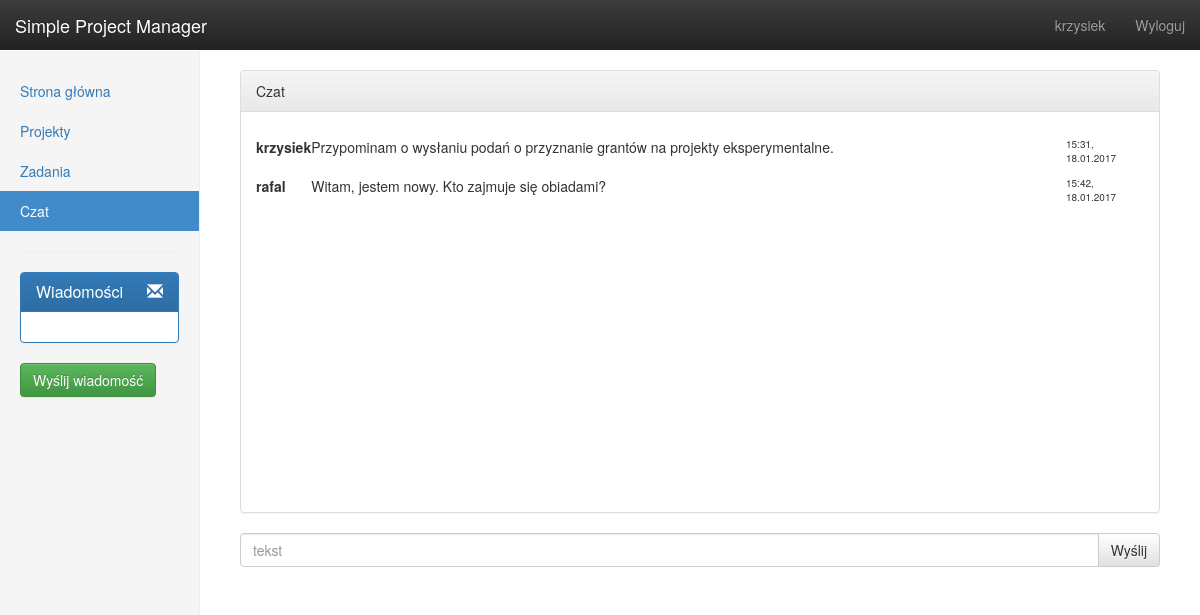
The app's page /czat/ (signed in) with its own data.
### shoutbox/models.py (models this page shows)
class ChatMessage(models.Model):
    user = models.ForeignKey(User, on_delete=models.CASCADE, verbose_name="Nadawca")
    message = models.TextField(verbose_name="treść")
    timestamp = models.DateTimeField(verbose_name="Data utworzenia", default=timezone.now)

### shoutbox/views.py (the view)
@login_required(login_url='/login/')
def index(request):
    msgs = ChatMessage.objects.filter(timestamp__gte=datetime.now()-timedelta(days=1))
    data = {
            'user': request.user,
            'messages': msgs
    }
    return render(request, 'shoutbox/czat.html', data)

### proman/context_processors.py (called while the page is built)
def messages(request):
    user = request.user
    if not user.is_authenticated:  # login_app try to load this context proccesor. Dont know why..
        msgs = ""
    else:
        msgs = Inbox.get_unread_messages(user).order_by('-sent_at')[:4]  # take 4 last messages
    return {'msgs': msgs}

### shoutbox/templates/shoutbox/czat.html (shortened to what this page needs)
{% extends 'proman/base.html' %}
{% block projects %}
    <div class="panel panel-default">
        <div id="chat_div" class="panel-heading">Czat</div>
        <div class="panel-body" style="height: 400px; overflow-y: auto">
            <table id="chat" class="chat_table">
                    {% for message in messages %}
                        <tr class="chat_tr">
                            <td class='chat_td_user'>{{ message.user }}</td>
                            <td class='chat_td_message'>{{ message.message }}</td>
                            <td class='chat_td_timestamp'>{{ message.timestamp|date:"H:i, d.m.Y" }}</td>
                        </tr>
                    {% endfor %}
            </table>
        </div>
    </div>
   <form id="chatform">
        <div class="input-group" style="width: 100%">
            <input id="message" type="text" class="form-control" placeholder="tekst">
            <span class="input-group-btn">
                <button class="btn btn-default" type="submit" id="go">Wyślij</button>
            </span>
        </div>
    </form>
{% endblock %}

### proman/templates/proman/base.html (shortened to what this page needs)
<!DOCTYPE html>
<html lang="pl-PL">
<head>
    <link rel="stylesheet" href="https://maxcdn.bootstrapcdn.com/bootstrap/3.3.7/css/bootstrap.min.css">
    <link rel="stylesheet" href="https://maxcdn.bootstrapcdn.com/bootstrap/3.3.7/css/bootstrap-theme.min.css">
    {% load static %}
    <link href="{% static 'proman/css/dashboard.css' %}" rel="stylesheet">
</head>
<body>
    <nav class="navbar navbar-inverse navbar-fixed-top">
        <div class="container-fluid">
            <div class="navbar-header">
                <a class="navbar-brand" href="#">Simple Project Manager</a>
            </div>
            <div id="navbar" class="navbar-collapse collapse">
              <ul class="nav navbar-nav navbar-right">
                <li><a href="{% url 'proman:user_profile' request.user.id %}">
                    {{ request.user }}
                </a></li>
                <li><a href="/login/logout/">Wyloguj</a></li>
              </ul>
            </div>
        </div>
    </nav>
    <div class="container-fluid">
          <div class="row">
              <div class="col-sm-3 col-md-2 sidebar">
                  <ul class="nav nav-sidebar">
                        {% if request.get_full_path == "/" %}<li class="active">{% else %}<li>{% endif %}
                            <a href="{% url 'proman:index' %}">Strona główna<span class="sr-only">(current)</span></a></li>
                        {% if request.get_full_path == "/projekty/" %}<li class="active">{% else %}<li>{% endif %}
                            <a href="{% url 'proman:projects' %}">Projekty</a></li>
                        {% if request.get_full_path == "/zadania/" %}<li class="active">{% else %}<li>{% endif %}
                            <a href="{% url 'proman:tasks' %}">Zadania</a></li>
                        {% if request.get_full_path == "/czat/" %}<li class="active">{% else %}<li>{% endif %}
                            <a href="{% url 'shoutbox:index' %}">Czat</a></li>
                  </ul>
              <hr>
              <div class="panel panel-primary">
                  <div class="panel-heading">
                      <h3 class="panel-title">
                          <a href="{% url 'proman:message_show' %}">
                            Wiadomości  <span class="glyphicon glyphicon-envelope" style="float: right" aria-hidden="true"></span>
                          </a>
                      </h3>
                  </div>
                  <div class="panel-body">
                  </div>
              </div>
                  <a class="btn btn-success" href="{% url 'proman:message_send' %}">Wyślij wiadomość</a>
              </div>
              <div class="col-sm-9 col-sm-offset-3 col-md-10 col-md-offset-2 main">
                  <div class="table-responsive">
                        {% block projects %}
                        {% endblock %}
                  </div>
              </div>
          </div>
    </div>
</body>
</html>

### proman/static/proman/css/dashboard.css (style rules this page uses)
body { padding-top: 50px; }
.navbar-fixed-top { border: 0; }
.sidebar { display: none; }
@media (min-width: 768px) { .sidebar { position: fixed; top: 51px; bottom: 0; left: 0; z-index: 1000; display: block; padding: 20px; overflow-x: hidden; overflow-y: auto; background-color: #f5f5f5; border-right: 1px solid #eee; } }
.nav-sidebar { margin-right: -21px; margin-bottom: 20px; margin-left: -20px; }
.nav-sidebar > li > a { padding-right: 20px; padding-left: 20px; }
.nav-sidebar > .active > a, .nav-sidebar > .active > a:hover, .nav-sidebar > .active > a:focus { color: #fff; background-color: #428bca; }
.main { padding: 20px; }
@media (min-width: 768px) { .main { padding-right: 40px; padding-left: 40px; } }

### proman/templates/proman/base.html (style rules this page uses)
.chat_td_timestamp { font-size: 10px; float: right; }
.chat_td_message { width: 85%; vertical-align: top; }
.chat_td_user { vertical-align: top; font-weight: bold; }
.chat_table { width: 100%; border-collapse: separate; border-spacing: 0 10px; }

### records on screen
ChatMessage: user "krzysiek", message "Przypominam o wysłaniu podań o przyznanie grantów na projekty eksperymentalne.", timestamp "15:31, 18.01.2017"
ChatMessage: user "rafal", message "Witam, jestem nowy. Kto zajmuje się obiadami?", timestamp "15:42, 18.01.2017"

### other values on screen
{{ request.user }} "krzysiek"
